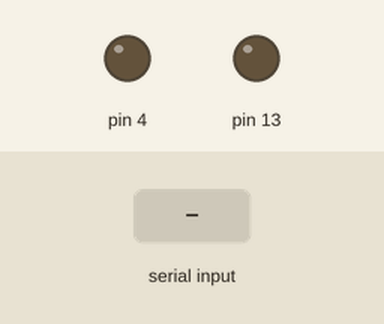
A sketch run on a simulated Arduino Uno, built with avr-gcc and run on an emulated ATmega328P. Shown: output pins drawn as LEDs (lit = HIGH). The inputs (shaded band) are chosen by the test bench.

Above: at 1.2 s.
1.3 s: "1" received over Serial
At 1.8 s:
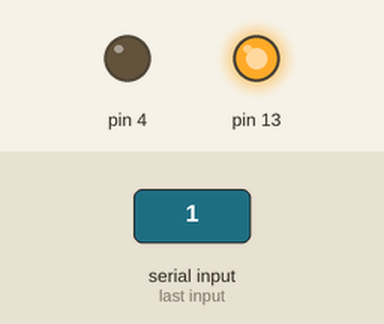
2.8 s: "3" received over Serial
At 4.0 s:
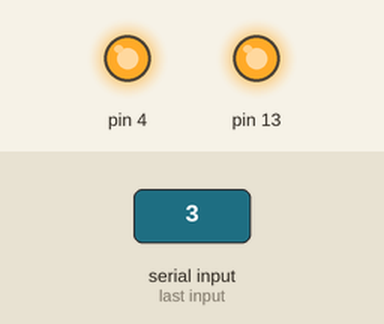
4.3 s: "0" received over Serial
At 5.2 s:
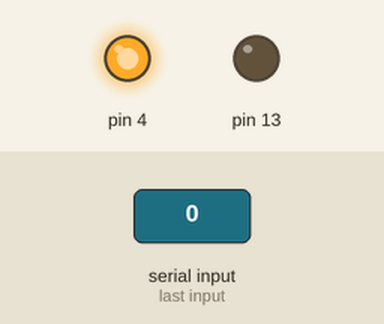
5.8 s: "2" received over Serial
At 6.4 s:
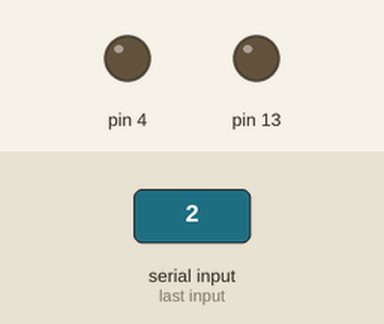
Timing chart, 0 to 8.3 s (numbered marks = the images above; inputs shaded):
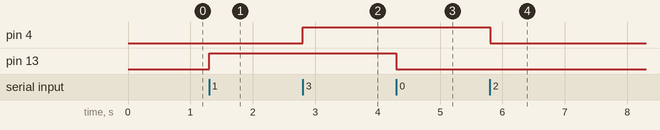

The sketch:

serial_computer_2.ino
```cpp
int RX;

void setup() {
Serial.begin(9600);
pinMode(13,OUTPUT);
pinMode(4,OUTPUT);
}

void loop() {
serialEvent();
if(RX == 49)digitalWrite(13,1);
else if(RX == 48) digitalWrite(13,0);
else if(RX == 51) digitalWrite(4,1);
else if(RX == 50) digitalWrite(4,0);
}

void serialEvent(){
  if(Serial.available()>0)
  {
    RX = Serial.read();
  }
}
```

Measured:
- after the input at 1.3 s, pin 13: LOW → HIGH at once
- after the input at 2.8 s, pin 4: LOW → HIGH at once
- after the input at 4.3 s, pin 13: HIGH → LOW at once
- after the input at 5.8 s, pin 4: HIGH → LOW at once
